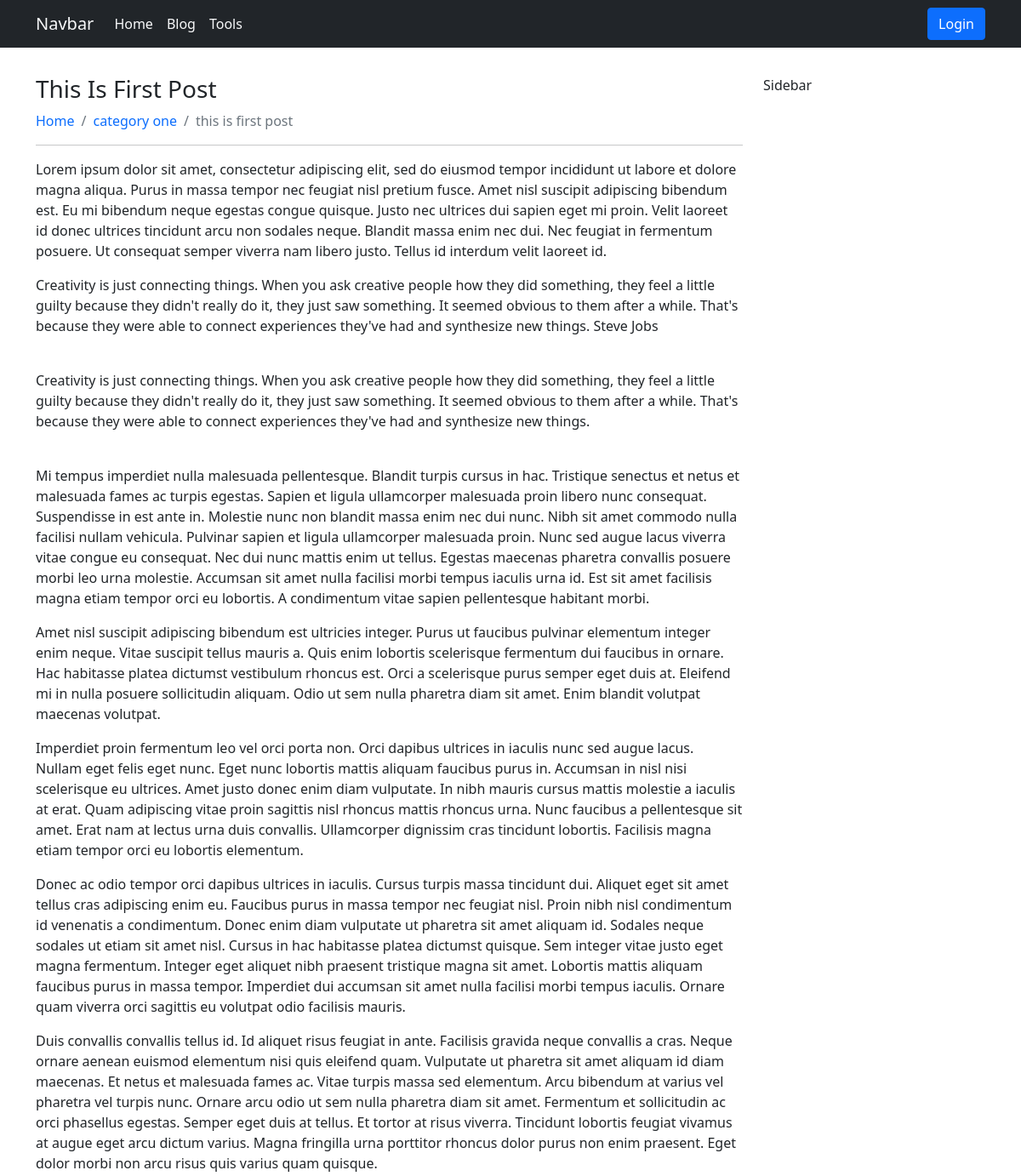
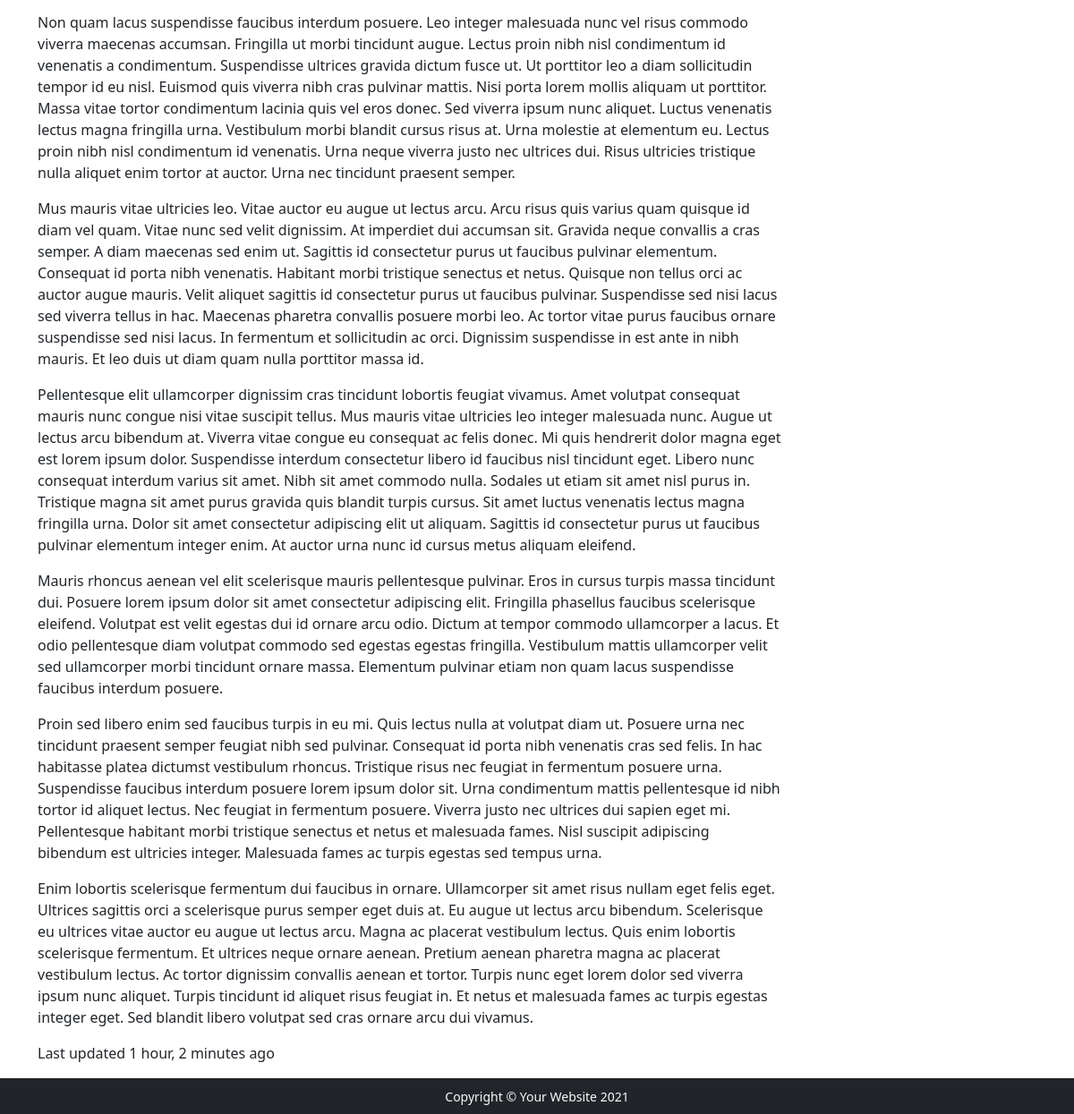
/this-is-first-post, run on the app's committed database (2 pictures, top to bottom).
### blog/models.py (models this page shows, shortened)
class BlogPost(models.Model):
    STATUS_CHOICES = (
        ('draft', 'Draft'),
        ('published', 'Published'),
        ('archived', 'Archived'),
        ('edit', 'Edit'),
    )
    title = models.CharField(max_length=200, unique=True, blank=False, null=False, help_text='Title of the post', verbose_name='Title')
    slug = models.SlugField(unique=True, blank=True, null=True, help_text='Slug of the post', editable=True, db_index=True )
    content = RichTextUploadingField()
    featured_image = models.ImageField(upload_to='blog/', blank=True, null=True)
    pub_date = models.DateTimeField(auto_now_add=True)
    mod_date = models.DateTimeField(auto_now=True)
    category = models.ForeignKey(Categories, on_delete=models.CASCADE)
    status = models.CharField(max_length=10, choices=STATUS_CHOICES, default='draft')

class Categories(models.Model):
    title = models.CharField(max_length=200, unique=True, blank=False, null=False, help_text='Title of the category', verbose_name='Title')
    slug = models.SlugField(unique=True, blank=True, null=True, help_text='Slug of the category')

### blog/views.py (the view)
# urls.py: path('<slug:slug>', views.single_post, name='single_post')
def single_post(request, slug):
    post = get_object_or_404(BlogPost, slug=slug)
    templates_name = 'Blog/single.html'
    context = {'post': post}
    return render(request, templates_name, context)

### templates/Blog/single.html
{% extends 'base.html' %}
{% block content %}
<div class="container mt-3">
    <div class="row mt-3">
        <div class="col-md-9">
            <h1 class="h3 text-capitalize">{{post.title}}</h1>
              <nav aria-label="breadcrumb">
                <ol class="breadcrumb">
                  <li class="breadcrumb-item"><a href="{% url 'home' %}" class="text-decoration-none">Home</a></li>
                  <li class="breadcrumb-item"><a href="#" class="text-decoration-none">{{post.category.title}}</a></li>
                  <li class="breadcrumb-item active text-decoration-none" aria-current="page">{{post.title}}</li>
                </ol>
              </nav>
              <hr>
              <div class="my-3">
                <p>{{post.content | safe }}</p>
              </div>
              Last updated {{post.mod_date | timesince }} ago
        </div>
        <div class="col-md-3">Sidebar</div>
    </div>
</div>
{% endblock content %}

### templates/base.html (shortened to what this page needs)
<!doctype html>
<html lang="en">
  <head>
    <link href="https://cdn.jsdelivr.net/npm/bootstrap@5.0.2/dist/css/bootstrap.min.css" rel="stylesheet">
  </head>
  <body class="d-flex flex-column min-vh-100">
    {% include 'navbar.html' %}
    {% block content %}
    {% endblock content %}
    <footer class="mt-auto pt-3">
      <div class="bg-dark text-light text-center py-2">
        <small>Copyright &copy; Your Website 2021</small>
      </div>
    </footer>
  </body>
</html>

### templates/navbar.html (shortened to what this page needs)
<nav class="navbar navbar-expand-lg navbar-light bg-dark">
    <div class="container">
      <a class="navbar-brand text-light" href="#">Navbar</a>
      <div class="collapse navbar-collapse" id="navbarSupportedContent">
        <ul class="navbar-nav me-auto mb-2 mb-lg-0">
          <li class="nav-item">
            <a class="nav-link active text-light" aria-current="page" href="{%url "home" %}">Home</a>
          </li>
          <li class="nav-item">
            <a class="nav-link text-light" href="{% url 'blog' %}">Blog</a>
          </li>
          <li class="nav-item">
            <a class="nav-link text-light" href="#">Tools</a>
          </li>
        </ul>
          <button class="btn btn-primary" type="submit">Login</button>
      </div>
    </div>
  </nav>

### data on the page
BlogPost: title "This Is First Post", category "category one", title "this is first post", content "Lorem ipsum dolor sit amet, consectetur adipiscing elit, sed do eiusmod tempor incididunt ut labore et dolore magna aliqua. Purus in massa tempor nec feugiat nisl pretium fusce. Amet nisl suscipit adipiscing bibendum est. Eu mi bibendum neque egestas congue quisque. Justo nec ultrices dui sapien eget mi proin. Velit laoreet id donec ultrices tincidunt arcu non sodales neque. Blandit massa enim nec dui. Nec feugiat in fermentum posuere. Ut consequat semper viverra nam libero justo. Tellus id interdum velit laoreet id. Creativity is just connecting things. When you ask creative people how they did something, they feel a little guilty because they didn't really do it, they just saw something.…", mod_date "1 hour, 2 minutes"
